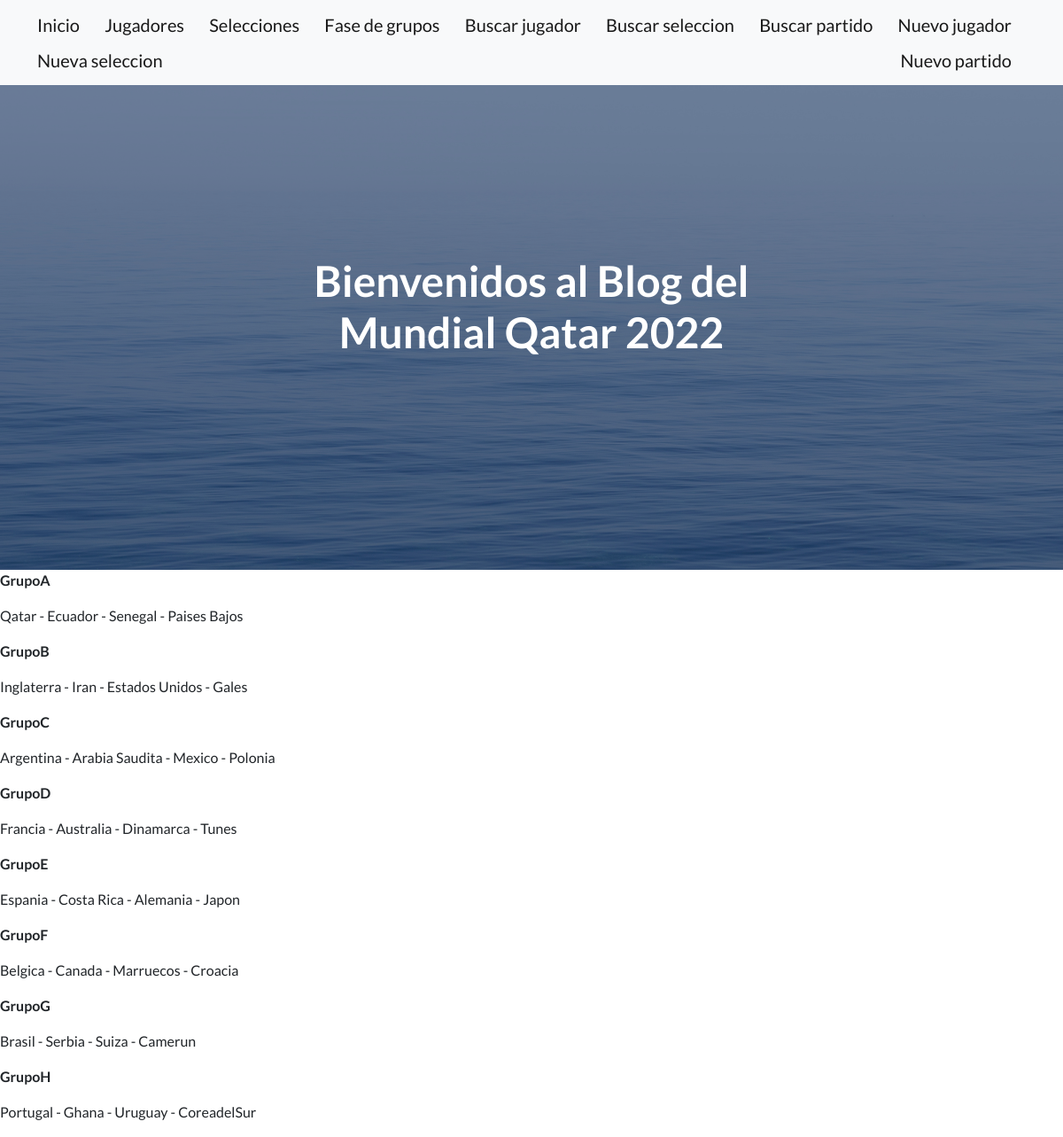
/AppMundial/grupos/, run on the app's committed database.
### AppMundial/models.py (models this page shows, shortened)
class Grupos(models.Model):
    categoria = models.CharField(max_length=10, null=True, blank=True)
    paises = models.CharField(max_length=100, null=True, blank=True)

### AppMundial/views.py (the view)
# urls.py: path('AppMundial/grupos/', views.mostrargrupos, name='grupos'),
def mostrargrupos(request):
    grupos_datos = Grupos.objects.all()
    return render(request, "AppMundial/resultado_grupos.html", {"grupos_datos" : grupos_datos})

### AppMundial/templates/AppMundial/resultado_grupos.html
{% extends "AppMundial/base.html" %}
{% load static %}
{% block contenidoQueCambia %}
    {% for grupo in grupos_datos %}
        <p><strong>{{grupo.categoria}}</strong></p>
        <p>{{grupo.paises}}</p>
    {% endfor %}
{% endblock %}

### data on the page
Grupos: categoria "GrupoA", paises "Qatar - Ecuador - Senegal - Paises Bajos"
Grupos: categoria "GrupoB", paises "Inglaterra - Iran - Estados Unidos - Gales"
Grupos: categoria "GrupoC", paises "Argentina - Arabia Saudita - Mexico - Polonia"
Grupos: categoria "GrupoD", paises "Francia - Australia - Dinamarca - Tunes"
Grupos: categoria "GrupoE", paises "Espania - Costa Rica - Alemania - Japon"
Grupos: categoria "GrupoF", paises "Belgica - Canada - Marruecos - Croacia"
Grupos: categoria "GrupoG", paises "Brasil - Serbia - Suiza - Camerun"
Grupos: categoria "GrupoH", paises "Portugal - Ghana - Uruguay - CoreadelSur"
